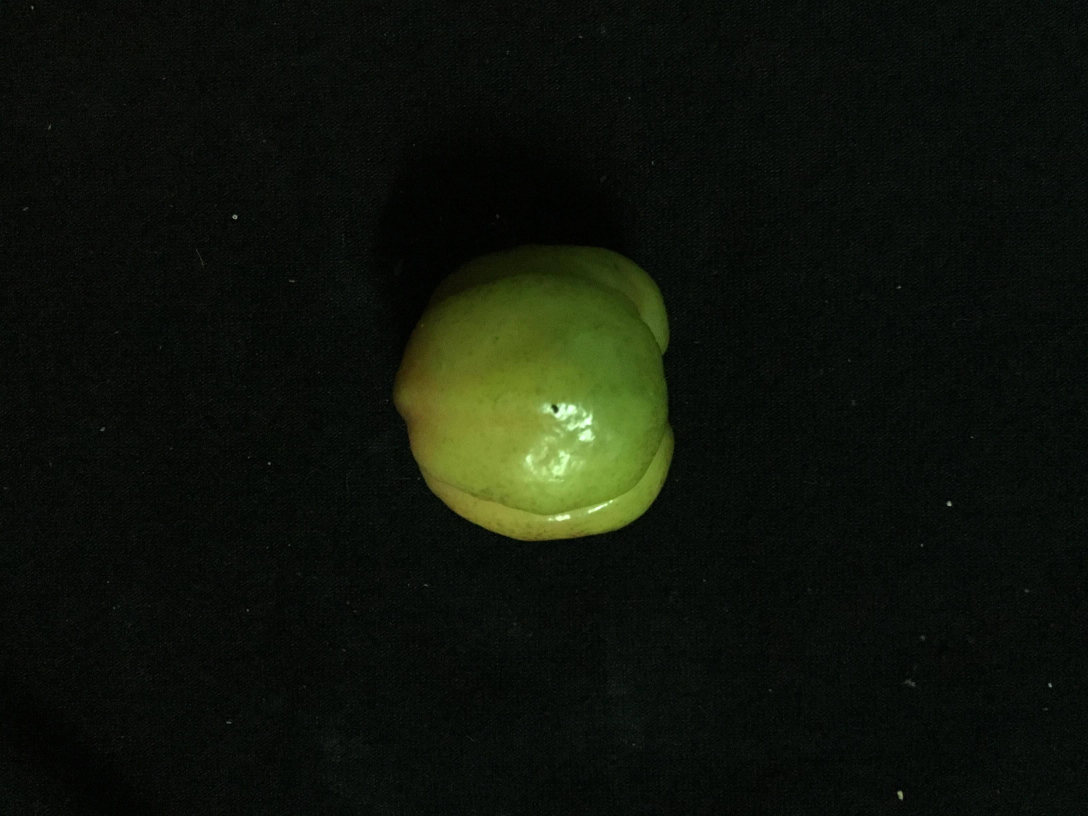
#> input picture Code/g1.jpg, 3264 x 2448 px, given in place of G-1.png, which was not available (shown at 1/3 size)
$ python Xanhchin.py
#> lines starting #> are read from the running program, lines starting #| are printed output that depends on the picture
""" T.P.Nam - 13:39 - 5/21/2019 - Đồ án """

import numpy as np
import cv2

pathR = 'D:/Study/HCMUT/HK182/DA/Images/Samples/2Color/Red/'
pathG = 'D:/Study/HCMUT/HK182/DA/Images/Samples/2Color/Green/'

size = 20
train_ids = np.arange(1, 901)


def buildfilename(path, pre, im_ids):
#> called with pre = 'G', im_ids = array of shape (900,)
    filename = []
    for im_id in im_ids:
        fn = path + pre + '-' + str(im_id) + '.png'
        filename.append(fn)
    return filename


def resize(filename):
    img = cv2.imread(filename)
#> img is the input picture: shape (2448, 3264, 3); mean B, G, R 11.1, 19.7, 14.9
    img = cv2.resize(img, (size, size))
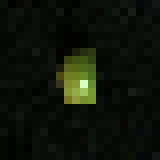
#> img: shape (20, 20, 3) (shown 8 times larger); mean B, G, R 11, 19.6, 14.8
    return img


def trainsamples(img_ids):
    filenamegreen = buildfilename(pathG, 'G', img_ids)
    filenamered = buildfilename(pathR, 'R', img_ids)
    filenamefull = filenamegreen + filenamered
    resized = []
    feature = []
    for i in range(len(filenamefull)):
        x = resize(filenamefull[i])
        resized.append(x)
#> pass 2 of the loop in trainsamples, `for i in range(len(filenamefull)):`:
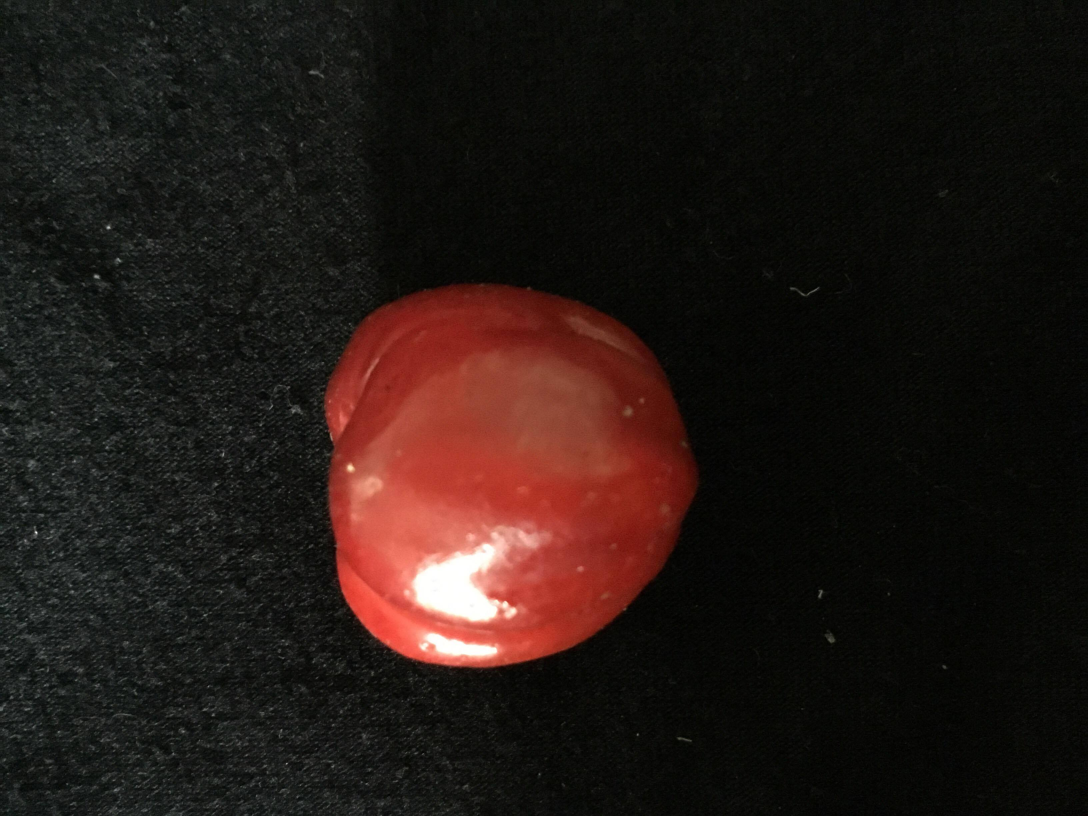
#> input picture Code/red10.jpg, 3264 x 2448 px, given in place of G-2.png, which was not available (shown at 1/3 size)
#> in resize, img is the input picture: shape (2448, 3264, 3); mean B, G, R 20, 23.8, 35
#> in resize (call 2), `img = cv2.resize(img, (size, size))`:
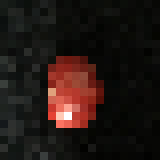
#> img: shape (20, 20, 3) (shown 8 times larger); mean B, G, R 19.1, 22.8, 34.6
    for i in range(len(resized)):
        x = resized[i]
        f = []
        # blue = 0
        green = 0
        red = 0
        for j in range(len(x)):
            cell = x[j]
            for z in range(len(cell)):
                # blue = blue + cell[j][0]
                green = green + cell[j][1]
                red = red + cell[j][2]
        # f.append(int(blue/(size*size)))
        f.append(int(green / (size * size)))
        f.append(int(red / (size * size)))
        feature.append(f)
    feature = np.array(feature).astype(np.float32)
    return feature


#> (the run stopped early here; a loop or call above may not have finished)
